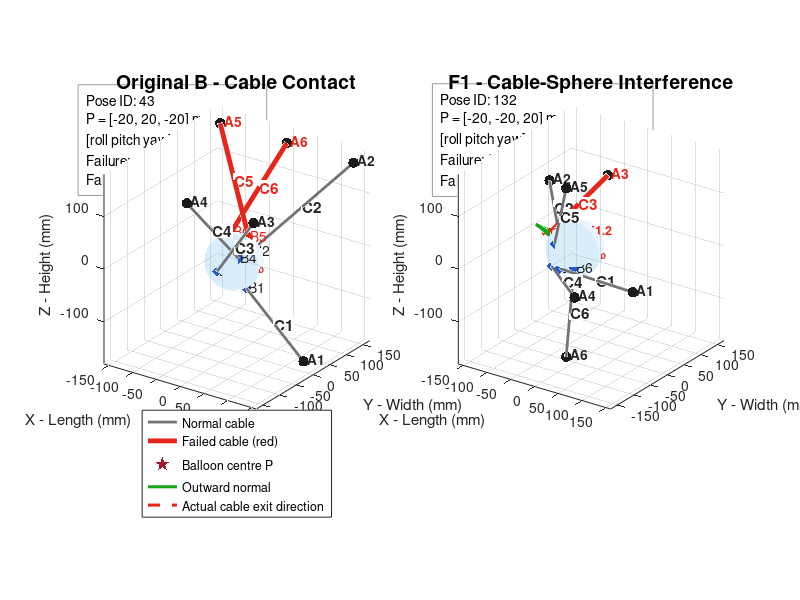

Here is the MATLAB script that generated this plot:
%% B5.2 Lesson 3.1 - Revised
% Worst-Pose Geometric Failure Visualisation
%
% Research Question:
% Where and how do the detected geometric failures occur?
%
% Objectives:
% 1. Visualise Original B cable 5-6 contact
% 2. Visualise F1 cable-sphere interference
% 3. Clearly label pose position and orientation
% 4. Highlight failed cables only
% 5. Show outward normal and actual cable direction
% 6. Add legend: red means failed
%
% Units: mm

clear; clc; close all;

%% Step 1: Load previous results

load('B5_2_failure_diagnosis.mat', ...
    'diagnosis','geometry_results', ...
    'P_all','R_all','angles_deg', ...
    'orientation_id','cable_pairs', ...
    'sphere_tol','contact_tol');

% 要显示的两个配置：
% 1 = Original B
% 3 = F1 - Six-Face Distributed
config_ids = [1 3];

% 用于画球
[Xs,Ys,Zs] = sphere(60);

% 所有正常cable统一用灰色
normal_cable_color = [0.45 0.45 0.45];

% 失败cable统一用红色
failed_cable_color = [0.90 0.15 0.10];

% Anchor和Attachment标记颜色
anchor_color = [0.10 0.10 0.10];
attachment_color = [0.15 0.35 0.80];

% outward normal 用绿色
normal_vec_color = [0.10 0.65 0.10];

% actual exit direction 用红色虚线箭头
exit_vec_color = [0.90 0.15 0.10];

% body axes 颜色
body_x_color = [0.85 0.20 0.20];
body_y_color = [0.20 0.65 0.20];
body_z_color = [0.20 0.35 0.90];

fig = figure( ...
    'Color','w', ...
    'Name','B5.2 Worst-Pose Diagnosis - Revised', ...
    'Position',[100 100 1550 700]);

%% Step 2: Loop over two selected cases

for m = 1:2

    config_id = config_ids(m);

    g = geometry_results{config_id};
    d = diagnosis{config_id};

    A = g.A;
    r = g.r;

    % 球半径
    rb = mean(vecnorm(r,2,2));

    %% Step 3: Select pose

    if config_id == 1
        % Original B: 显示最坏Cable contact姿态
        pose_id = d.worst_pair_pose;
        plot_title = 'Original B - Cable Contact';
    else
        % F1: 显示最坏Cable-sphere姿态
        pose_id = d.worst_sphere_pose;
        plot_title = 'F1 - Cable-Sphere Interference';
    end

    % 当前球心位置和旋转矩阵
    P = P_all(pose_id,:);
    R = R_all(:,:,pose_id);

    % 当前姿态的欧拉角标签
    current_angles = angles_deg(orientation_id(pose_id),:);

    % attachment向量（球心 -> attachment）
    S = (R*r')';

    % 世界坐标attachment
    B = S + P;

    % cable向量（attachment -> anchor）
    D = A - B;

    % 当前姿态下每根cable的点积
    outward_dot = sum(S.*D,2);

    % 当前姿态下是否有sphere failure
    sphere_failed = outward_dot < -sphere_tol;

    % 当前姿态下15组距离
    pair_distances = g.distances(pose_id,:);

    % 当前姿态下接触的cable pairs
    bad_pair_ids = find(pair_distances <= contact_tol);

    % 需要高亮的cable
    highlighted = sphere_failed;

    for j = bad_pair_ids
        pair = cable_pairs(j,:);
        highlighted(pair) = true;
    end

    %% Step 4: Create subplot

    subplot(1,2,m);
    hold on;

    % 球体
    surf( ...
        rb*Xs + P(1), ...
        rb*Ys + P(2), ...
        rb*Zs + P(3), ...
        'FaceColor',[0.55 0.78 0.95], ...
        'FaceAlpha',0.18, ...
        'EdgeColor','none', ...
        'HandleVisibility','off');

    % 球心 P
    scatter3(P(1),P(2),P(3),120,'k','p','filled', ...
        'HandleVisibility','off');
    text(P(1)+6,P(2)+6,P(3)+6,'P', ...
        'FontSize',11,'FontWeight','bold','Color','k');

    %% Step 5: Draw rotated body axes
    axis_len = 35;

    xb = R(:,1)' * axis_len;
    yb = R(:,2)' * axis_len;
    zb = R(:,3)' * axis_len;

    quiver3(P(1),P(2),P(3),xb(1),xb(2),xb(3),0, ...
        'Color',body_x_color,'LineWidth',2,'MaxHeadSize',0.8, ...
        'HandleVisibility','off');
    quiver3(P(1),P(2),P(3),yb(1),yb(2),yb(3),0, ...
        'Color',body_y_color,'LineWidth',2,'MaxHeadSize',0.8, ...
        'HandleVisibility','off');
    quiver3(P(1),P(2),P(3),zb(1),zb(2),zb(3),0, ...
        'Color',body_z_color,'LineWidth',2,'MaxHeadSize',0.8, ...
        'HandleVisibility','off');

    text(P(1)+xb(1),P(2)+xb(2),P(3)+xb(3),'x_b', ...
        'Color',body_x_color,'FontSize',10,'FontWeight','bold');
    text(P(1)+yb(1),P(2)+yb(2),P(3)+yb(3),'y_b', ...
        'Color',body_y_color,'FontSize',10,'FontWeight','bold');
    text(P(1)+zb(1),P(2)+zb(2),P(3)+zb(3),'z_b', ...
        'Color',body_z_color,'FontSize',10,'FontWeight','bold');

    %% Step 6: Draw cables, anchors, attachments

    for i = 1:6

        Ai = A(i,:);
        Bi = B(i,:);

        if highlighted(i)
            cable_color = failed_cable_color;
            cable_width = 3.5;
            label_color = failed_cable_color;
        else
            cable_color = normal_cable_color;
            cable_width = 2.0;
            label_color = [0.15 0.15 0.15];
        end

        % cable线段
        plot3( ...
            [Ai(1),Bi(1)], ...
            [Ai(2),Bi(2)], ...
            [Ai(3),Bi(3)], ...
            '-', ...
            'Color',cable_color, ...
            'LineWidth',cable_width, ...
            'HandleVisibility','off');

        % Anchor
        scatter3(Ai(1),Ai(2),Ai(3),58,anchor_color,'o','filled', ...
            'HandleVisibility','off');

        % Attachment
        if highlighted(i)
            att_color = failed_cable_color;
        else
            att_color = attachment_color;
        end

        scatter3(Bi(1),Bi(2),Bi(3),60,att_color,'d','filled', ...
            'HandleVisibility','off');

        % Anchor编号
        text(Ai(1)+5,Ai(2)+5,Ai(3)+5, ...
            sprintf('A%d',i), ...
            'FontSize',10, ...
            'FontWeight','bold', ...
            'Color',label_color);

        % Attachment编号
        text(Bi(1)+3,Bi(2)+3,Bi(3)+3, ...
            sprintf('B%d',i), ...
            'FontSize',10, ...
            'Color',label_color);

        % Cable编号（中点）
        mid = (Ai+Bi)/2;
        text(mid(1),mid(2),mid(3), ...
            sprintf('C%d',i), ...
            'FontSize',11, ...
            'FontWeight','bold', ...
            'Color',label_color, ...
            'BackgroundColor','w', ...
            'Margin',1);

        %% Step 7: If cable-sphere failure, draw two direction arrows
        if sphere_failed(i)

            % outward normal方向（attachment -> outward）
            nvec = S(i,:) / norm(S(i,:));

            % cable实际出线方向（attachment -> anchor）
            dvec = D(i,:) / norm(D(i,:));

            arrow_len = 28;

            % outward normal：绿色箭头
            quiver3(Bi(1),Bi(2),Bi(3), ...
                arrow_len*nvec(1), ...
                arrow_len*nvec(2), ...
                arrow_len*nvec(3), ...
                0, ...
                'Color',normal_vec_color, ...
                'LineWidth',2.2, ...
                'MaxHeadSize',0.8, ...
                'HandleVisibility','off');

            % actual cable exit direction：红色箭头
            quiver3(Bi(1),Bi(2),Bi(3), ...
                arrow_len*dvec(1), ...
                arrow_len*dvec(2), ...
                arrow_len*dvec(3), ...
                0, ...
                'Color',exit_vec_color, ...
                'LineStyle','--', ...
                'LineWidth',2.2, ...
                'MaxHeadSize',0.8, ...
                'HandleVisibility','off');

            % 标注g_i
            text(Bi(1)+8,Bi(2)-8,Bi(3)+8, ...
                sprintf('g_%d=%.1f',i,outward_dot(i)), ...
                'Color',failed_cable_color, ...
                'FontSize',9, ...
                'FontWeight','bold');
        end
    end

    %% Step 8: Show additional failure info inside the plot

    info_text = {
        sprintf('Pose ID: %d',pose_id)
        sprintf('P = [%g, %g, %g] mm',P(1),P(2),P(3))
        sprintf('[roll pitch yaw] = [%g, %g, %g] deg', ...
            current_angles(1),current_angles(2),current_angles(3))
        };

    if config_id == 1
        info_text{end+1} = 'Failure: Cable-Cable contact';
        info_text{end+1} = 'Failed pair: C5-C6';
    else
        failed_ids = find(sphere_failed);
        info_text{end+1} = 'Failure: Cable-Sphere interference';
        info_text{end+1} = sprintf('Failed cable(s): %s',mat2str(failed_ids));
    end

    


    % 在图内放置文本框
    text(-400,120,70,info_text, ...
        'FontSize',10, ...
        'BackgroundColor','w', ...
        'EdgeColor',[0.6 0.6 0.6], ...
        'Margin',6);

    %% Step 9: Axis settings

    title(plot_title,'FontSize',14,'FontWeight','bold');

    xlabel('X - Length (mm)');
    ylabel('Y - Width (mm)');
    zlabel('Z - Height (mm)');

    axis equal;
    grid on;
    view(35,25);

    xlim([-160 160]);
    ylim([-170 170]);
    zlim([-180 180]);

    set(gca,'FontSize',10);

    hold off;
end

%% Step 10: Add legend (figure-level meaning)

subplot(1,2,1);
hold on;

h1 = plot3(NaN,NaN,NaN,'-','Color',normal_cable_color,'LineWidth',2);
h2 = plot3(NaN,NaN,NaN,'-','Color',failed_cable_color,'LineWidth',3.5);
h3 = scatter3(NaN,NaN,NaN,120,'k','p','filled');
h4 = plot3(NaN,NaN,NaN,'-','Color',normal_vec_color,'LineWidth',2.2);
h5 = plot3(NaN,NaN,NaN,'--','Color',exit_vec_color,'LineWidth',2.2);

legend([h1,h2,h3,h4,h5], ...
    {'Normal cable','Failed cable (red)','Balloon centre P', ...
     'Outward normal','Actual cable exit direction'}, ...
    'Location','southoutside', ...
    'FontSize',9);

hold off;

%% Step 11: Print summary in Command Window

for m = 1:2

    config_id = config_ids(m);
    d = diagnosis{config_id};
    g = geometry_results{config_id};

    if config_id == 1
        pose_id = d.worst_pair_pose;
        fprintf('\n--- Original B - Cable Contact ---\n');
    else
        pose_id = d.worst_sphere_pose;
        fprintf('\n--- F1 - Cable-Sphere Interference ---\n');
    end

    P = P_all(pose_id,:);
    R = R_all(:,:,pose_id);
    S = (R*g.r')';
    B = S + P;
    D = g.A - B;

    outward_dot = sum(S.*D,2);
    sphere_failed = outward_dot < -sphere_tol;

    pair_distances = g.distances(pose_id,:);
    bad_pair_ids = find(pair_distances <= contact_tol);

    fprintf('Pose index: %d\n',pose_id);
    fprintf('Position [mm]: [%g %g %g]\n',P(1),P(2),P(3));
    fprintf('Orientation [roll pitch yaw] [deg]: [%g %g %g]\n', ...
        angles_deg(orientation_id(pose_id),1), ...
        angles_deg(orientation_id(pose_id),2), ...
        angles_deg(orientation_id(pose_id),3));

    fprintf('Failed sphere cables: ');
    fprintf('%d ',find(sphere_failed));
    fprintf('\n');

    fprintf('Contact cable pairs:\n');
    for j = bad_pair_ids
        pair = cable_pairs(j,:);
        fprintf('Cable %d - Cable %d: %.8f mm\n', ...
            pair(1),pair(2),pair_distances(j));
    end
end

%% Step 12: Save figure

exportgraphics(fig, ...
    'B5_2_worst_pose_comparison_revised.png', ...
    'Resolution',300);

fprintf('\nRevised worst-pose visualisation completed.\n');
fprintf('Figure saved: B5_2_worst_pose_comparison_revised.png\n');
